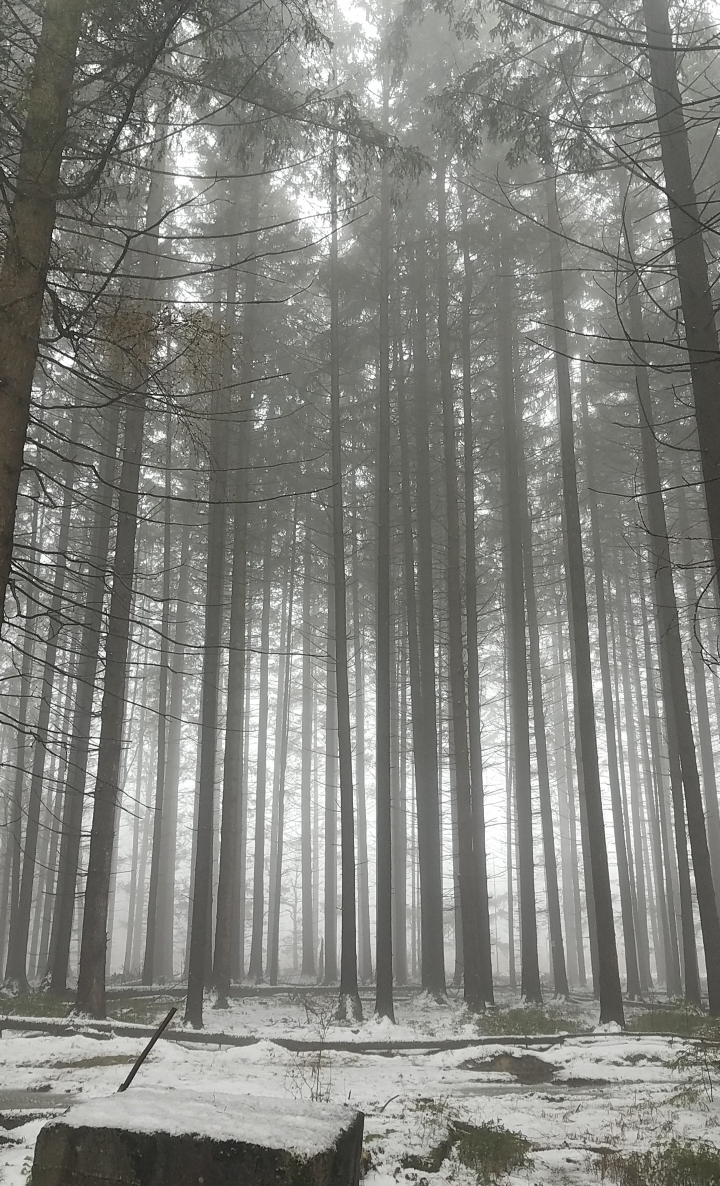
#> input picture photos/Ellicottville 2021_Trees.jpg, 1440 x 2372 px (shown at 1/2 size); its folder holds 4 pictures in this run
$ python build.py
#> lines starting #> are read from the running program, lines starting #| are printed output that depends on the picture
import os
from PIL import Image
import shutil

PHOTO_DIR = "photos"
THUMB_DIR = "thumbnails"
OUTPUT_JS = "photos.js"
MAX_SIZE = 800

if os.path.exists(THUMB_DIR):
    shutil.rmtree(THUMB_DIR)
os.makedirs(THUMB_DIR, exist_ok=True)

photos = []

for file in os.listdir(PHOTO_DIR):
    if file.lower().endswith((".jpg", ".jpeg", ".png", ".webp")):

        # 👇 ALBUM DETECTION RULE
        # folder naming: travel_IMG001.jpg, cars_IMG002.jpg
        if "_" in file:
            album = file.split("_")[0].replace("-", " ").title()
        else:
            album = "uncategorized"

        photos.append({
            "file": file,
            "album": album
        })

        img = Image.open(os.path.join(PHOTO_DIR, file))
#> img is the input picture: PIL image 1440x2372 RGB; mean R, G, B 130.4, 131, 126
        img = img.convert("RGB")
        img.thumbnail((MAX_SIZE, MAX_SIZE))
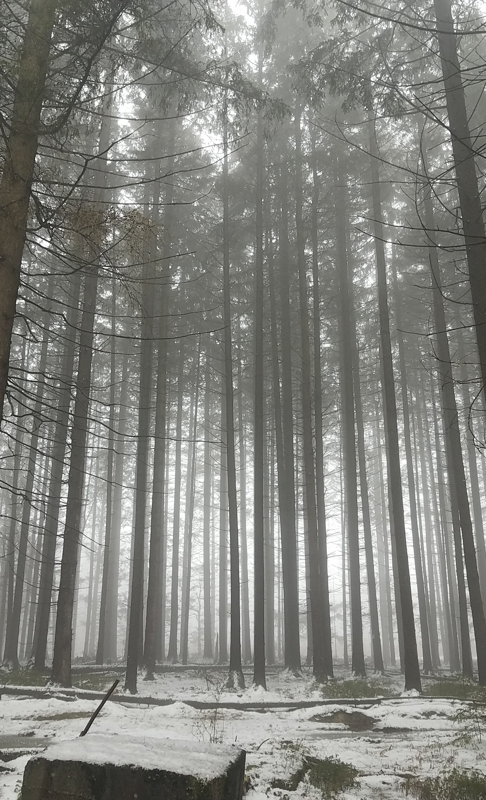
#> img: PIL image 486x800 RGB; mean R, G, B 130.4, 131, 126
#> pass 3 of the loop `for file in os.listdir(PHOTO_DIR):`:
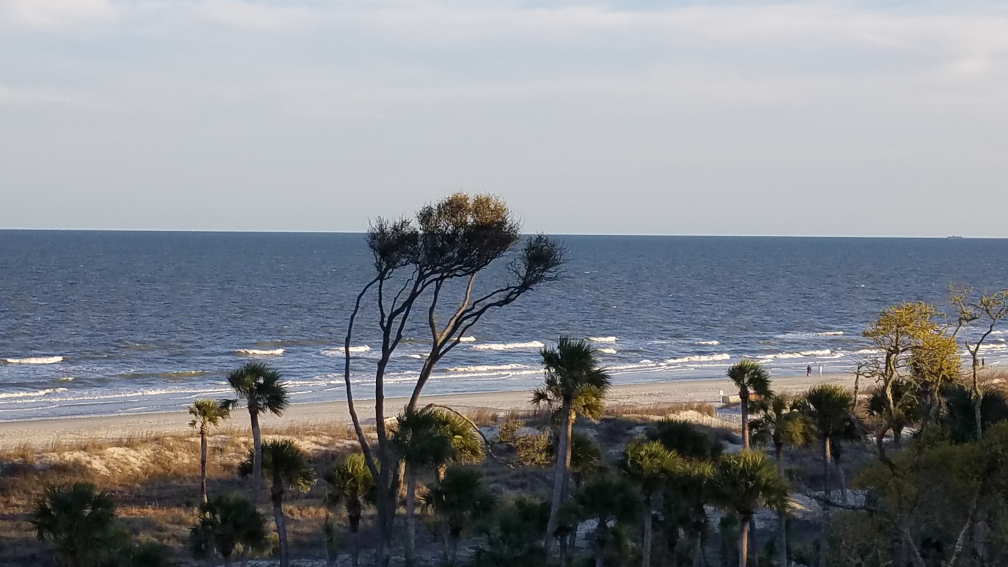
#> input picture photos/Hilton Head Island 2021_Beach.jpg, 4032 x 2268 px (shown at 1/4 size)
#> img is the input picture: PIL image 4032x2268 RGB; mean R, G, B 130.2, 133.2, 138
#> `img.thumbnail((MAX_SIZE, MAX_SIZE))`:
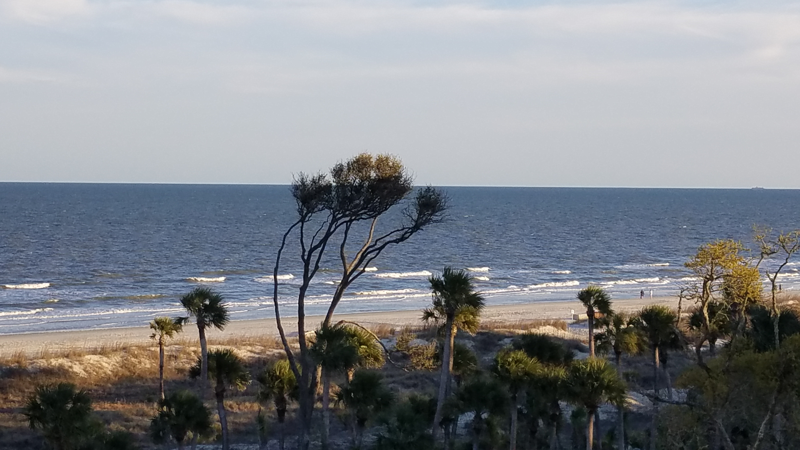
#> img: PIL image 800x450 RGB; mean R, G, B 130.3, 133.4, 138.1
#> the loop made 4 passes; the first 3 are shown

        img.save(os.path.join(THUMB_DIR, file), optimize=True, quality=75)

photos.sort(key=lambda x: x["file"])

with open(OUTPUT_JS, "w") as f:
    f.write("const photos = [\n")
    for p in photos:
        f.write(f'  {{ file: "{p["file"]}", album: "{p["album"]}" }},\n')
    f.write("];\n")

print("✅ Albums built successfully")
input("Press Enter to close...")
